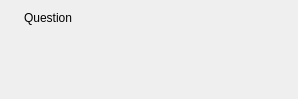
<?xml version="1.0" encoding="UTF-8"?>
<ui version="4.0">
 <class>ErrorDialog</class>
 <widget class="QDialog" name="ErrorDialog">
  <property name="geometry">
   <rect>
    <x>0</x>
    <y>0</y>
    <width>298</width>
    <height>99</height>
   </rect>
  </property>
  <property name="windowTitle">
   <string>Error</string>
  </property>
  <layout class="QVBoxLayout" name="verticalLayout">
   <item>
    <layout class="QHBoxLayout" name="horizontalLayout">
     <item>
      <widget class="QLabel" name="iconLabel">
       <property name="sizePolicy">
        <sizepolicy hsizetype="Maximum" vsizetype="Preferred">
         <horstretch>0</horstretch>
         <verstretch>0</verstretch>
        </sizepolicy>
       </property>
       <property name="text">
        <string/>
       </property>
       <property name="alignment">
        <set>Qt::AlignLeading|Qt::AlignLeft|Qt::AlignTop</set>
       </property>
       <property name="margin">
        <number>5</number>
       </property>
      </widget>
     </item>
     <item>
      <widget class="QLabel" name="questionText">
       <property name="sizePolicy">
        <sizepolicy hsizetype="MinimumExpanding" vsizetype="Preferred">
         <horstretch>0</horstretch>
         <verstretch>0</verstretch>
        </sizepolicy>
       </property>
       <property name="text">
        <string>Question</string>
       </property>
       <property name="alignment">
        <set>Qt::AlignLeading|Qt::AlignLeft|Qt::AlignTop</set>
       </property>
      </widget>
     </item>
    </layout>
   </item>
   <item>
    <widget class="QDialogButtonBox" name="buttonBox">
     <property name="orientation">
      <enum>Qt::Horizontal</enum>
     </property>
     <property name="standardButtons">
      <set>QDialogButtonBox::NoButton</set>
     </property>
     <property name="centerButtons">
      <bool>false</bool>
     </property>
    </widget>
   </item>
  </layout>
 </widget>
 <tabstops>
  <tabstop>buttonBox</tabstop>
 </tabstops>
 <resources/>
 <connections>
  <connection>
   <sender>buttonBox</sender>
   <signal>rejected()</signal>
   <receiver>ErrorDialog</receiver>
   <slot>reject()</slot>
   <hints>
    <hint type="sourcelabel">
     <x>325</x>
     <y>156</y>
    </hint>
    <hint type="destinationlabel">
     <x>286</x>
     <y>165</y>
    </hint>
   </hints>
  </connection>
  <connection>
   <sender>buttonBox</sender>
   <signal>accepted()</signal>
   <receiver>ErrorDialog</receiver>
   <slot>accept()</slot>
   <hints>
    <hint type="sourcelabel">
     <x>257</x>
     <y>156</y>
    </hint>
    <hint type="destinationlabel">
     <x>157</x>
     <y>165</y>
    </hint>
   </hints>
  </connection>
 </connections>
</ui>
